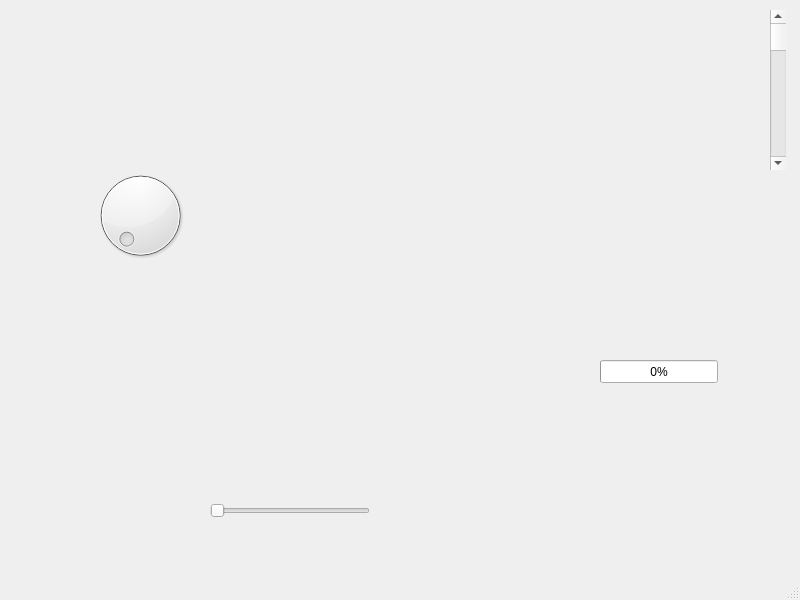
<?xml version="1.0" encoding="UTF-8"?>
<ui version="4.0">
 <class>MainWindow</class>
 <widget class="QMainWindow" name="MainWindow">
  <property name="geometry">
   <rect>
    <x>0</x>
    <y>0</y>
    <width>800</width>
    <height>600</height>
   </rect>
  </property>
  <property name="windowTitle">
   <string>MainWindow</string>
  </property>
  <widget class="QWidget" name="centralwidget">
   <widget class="QScrollBar" name="verticalScrollBar">
    <property name="geometry">
     <rect>
      <x>770</x>
      <y>10</y>
      <width>16</width>
      <height>160</height>
     </rect>
    </property>
    <property name="orientation">
     <enum>Qt::Vertical</enum>
    </property>
   </widget>
   <widget class="QSlider" name="horizontalSlider">
    <property name="geometry">
     <rect>
      <x>210</x>
      <y>500</y>
      <width>160</width>
      <height>22</height>
     </rect>
    </property>
    <property name="orientation">
     <enum>Qt::Horizontal</enum>
    </property>
   </widget>
   <widget class="QDial" name="dial">
    <property name="geometry">
     <rect>
      <x>90</x>
      <y>160</y>
      <width>101</width>
      <height>111</height>
     </rect>
    </property>
   </widget>
   <widget class="QProgressBar" name="progressBar">
    <property name="geometry">
     <rect>
      <x>600</x>
      <y>360</y>
      <width>118</width>
      <height>23</height>
     </rect>
    </property>
    <property name="value">
     <number>0</number>
    </property>
   </widget>
  </widget>
  <widget class="QMenuBar" name="menubar">
   <property name="geometry">
    <rect>
     <x>0</x>
     <y>0</y>
     <width>800</width>
     <height>26</height>
    </rect>
   </property>
  </widget>
  <widget class="QStatusBar" name="statusbar"/>
 </widget>
 <resources/>
 <connections>
  <connection>
   <sender>dial</sender>
   <signal>valueChanged(int)</signal>
   <receiver>progressBar</receiver>
   <slot>setValue(int)</slot>
   <hints>
    <hint type="sourcelabel">
     <x>121</x>
     <y>284</y>
    </hint>
    <hint type="destinationlabel">
     <x>616</x>
     <y>399</y>
    </hint>
   </hints>
  </connection>
 </connections>
</ui>
